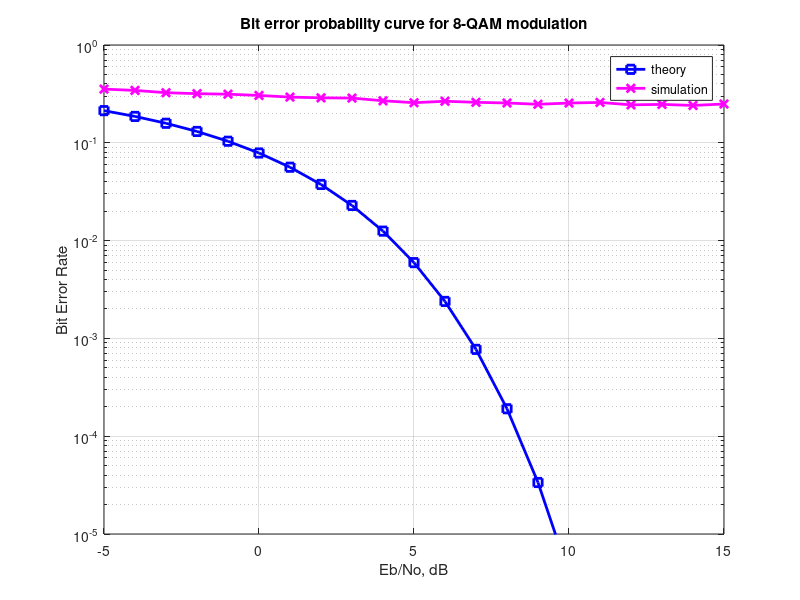

Reproduce this figure in MATLAB.
close all
clear
clc

T=2000; %array size of the carrier wave.
T1 = 1; % define time of interval, 1 seconds
t = 0:T-1/T; % define time
t = t*T1; % define time in seconds

f_1 = 60 ;
f_2 = 61 ;
f_3 = 62 ;
f1 = (sqrt(2/T))*cos(2*pi*f_1*t) ;
f2 = (sqrt(2/T))*cos(2*pi*f_2*t) ;
f3 = (sqrt(2/T))*cos(2*pi*f_3*t) ;

N = 10^3 ;% number of symbols
M = 8; % constellation size
k = log2(M); % bits per symbol

% defining the constellation for PAM constellation
alphai = [0-(nthroot(M,3))/2 0+(nthroot(M,3)/2)];
alphaj = [0-(nthroot(M,3))/2 0+(nthroot(M,3)/2)];
alphak = [0-(nthroot(M,3))/2 0+(nthroot(M,3)/2)];
k_8QAM = 1/sqrt(3);

Eb_N0_dB = -5:15; % multiple Es/N0 values
Es_N0_dB = Eb_N0_dB + 10*log10(k);
ref = 0:k-1;
map = bitxor(ref,floor(ref/2));
[tt, ind] = sort(map);

for ii = 1:length(Eb_N0_dB)
    ipBitReshape = reshape(rand(1,N*k,1)>0.5,k,N).';
    s = cat(3,(2*(ipBitReshape(:,[k-2])) - ones(N,1) )*f1,(2*(ipBitReshape(:,[k-1])) - ones(N,1) )*f2, (2*(ipBitReshape(:,[k])) - ones(N,1) )*f3) * k_8QAM;
    % Adding noise in each of the channels
    z = s(:,:,1) + 10^(-Es_N0_dB(ii)/20)*1/sqrt(2)* transpose(randn(1,N))* f1 + s(:,:,2) + 10^(-Es_N0_dB(ii)/20)*1/sqrt(2)*transpose(randn(1,N))*f2 + s(:,:,3) + 10^(-Es_N0_dB(ii)/20)*1/sqrt(2)*transpose(randn(1,N))*f3; % additive white gaussian noise
    
    % demodulation
    % rounding to the nearest alphabet after multiplying the received signal with each of the basis vectors and integrating over period T.
    ipHati = 2*floor((z(:,:)/k_8QAM) * transpose(f1)/2)+1;
    ipHati(ipHati>max(alphai)) = max(alphai);
    ipHati(ipHati<min(alphai)) = min(alphai);
    ipHatj = 2*floor((z(:,:)/k_8QAM) * transpose(f2)/2)+1;
    ipHatj(ipHatj>max(alphaj)) = max(alphaj);
    ipHatj(ipHatj<min(alphaj)) = min(alphaj);
    ipHatk = 2*floor((z(:,:)/k_8QAM) * transpose(f3)/2)+1;
    ipHatk(ipHatk>max(alphak)) = max(alphak);
    ipHatk(ipHatk<min(alphak)) = min(alphak);
    
    % Constellation to Decimal conversion
    ipBinHati = ((ipHati+1)/2); % LUT based
    ipBinHatj = ((ipHatj+1)/2); % LUT based
    ipBinHatk = ((ipHatk+1)/2); % LUT based
    
    %Counting the number of errors present.
    nBitErr(ii) = size(find(ipBitReshape(:,k-2)- ipBinHati),1) + size(find(ipBitReshape(:,k-1)- ipBinHatj),1) + size(find(ipBitReshape(:,k)- ipBinHatk),1);
end

%plotting simulation and theoretical bit errors
simBer = nBitErr/(N*k);
theoryBer = 0.5*erfc(sqrt((10.^(Eb_N0_dB/10)))) ;

figure
semilogy(Eb_N0_dB,theoryBer,'bs-','LineWidth',2);
hold on
semilogy(Eb_N0_dB,simBer,'mx-','LineWidth',2);
axis([-5 15 10^-5 1])
grid on
legend('theory', 'simulation');
xlabel('Eb/No, dB')
ylabel('Bit Error Rate')
title('Bit error probability curve for 8-QAM modulation');